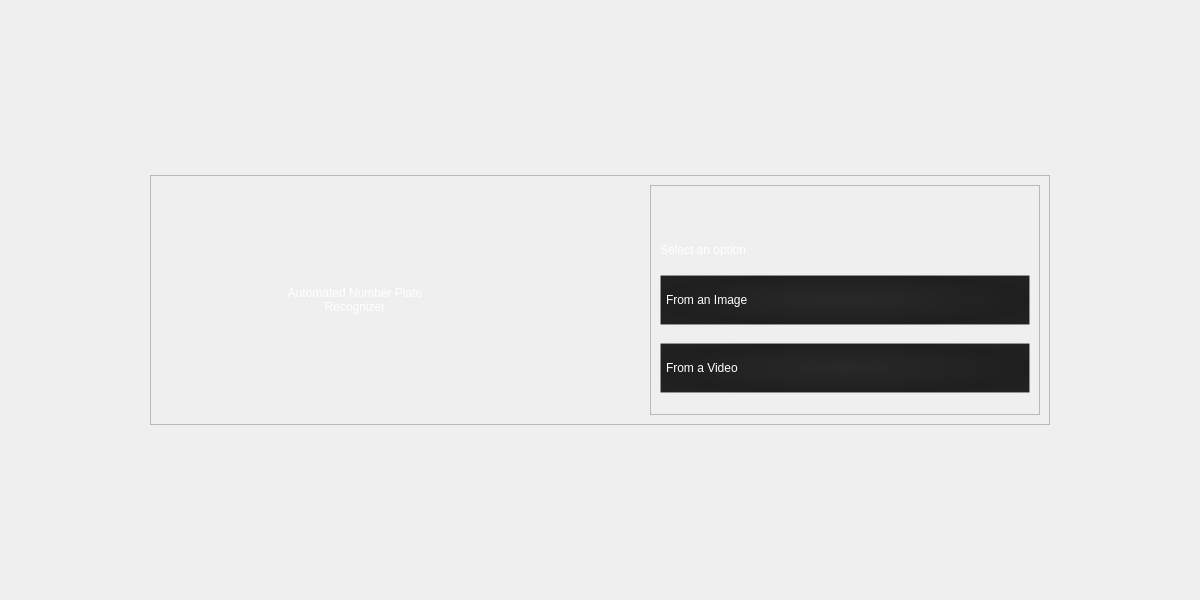
<?xml version="1.0" encoding="UTF-8"?>
<ui version="4.0">
 <class>MainWindow</class>
 <widget class="QMainWindow" name="MainWindow">
  <property name="geometry">
   <rect>
    <x>0</x>
    <y>0</y>
    <width>1200</width>
    <height>600</height>
   </rect>
  </property>
  <property name="minimumSize">
   <size>
    <width>800</width>
    <height>600</height>
   </size>
  </property>
  <property name="windowTitle">
   <string>MainWindow</string>
  </property>
  <property name="tabShape">
   <enum>QTabWidget::Triangular</enum>
  </property>
  <widget class="QWidget" name="centralwidget">
   <property name="minimumSize">
    <size>
     <width>800</width>
     <height>600</height>
    </size>
   </property>
   <property name="styleSheet">
    <string notr="true">QWidget#centralwidget {
	border-image: url(&quot;assets/images/Background.png&quot;) 0 0 0 0 stretch stretch
}</string>
   </property>
   <layout class="QHBoxLayout" name="horizontalLayout">
    <item>
     <widget class="QFrame" name="mainFrame">
      <property name="maximumSize">
       <size>
        <width>900</width>
        <height>250</height>
       </size>
      </property>
      <property name="frameShape">
       <enum>QFrame::StyledPanel</enum>
      </property>
      <property name="frameShadow">
       <enum>QFrame::Raised</enum>
      </property>
      <layout class="QHBoxLayout" name="horizontalLayout_2">
       <property name="spacing">
        <number>100</number>
       </property>
       <item>
        <widget class="QLabel" name="label">
         <property name="styleSheet">
          <string notr="true">color: rgb(255, 255, 255);
background-color: rgba(255, 255, 255, 0);
font: 700 26pt &quot;Segoe UI&quot;;</string>
         </property>
         <property name="text">
          <string>Automated Number Plate
Recognizer</string>
         </property>
         <property name="textFormat">
          <enum>Qt::PlainText</enum>
         </property>
         <property name="alignment">
          <set>Qt::AlignCenter</set>
         </property>
        </widget>
       </item>
       <item>
        <widget class="QFrame" name="optionsFrame">
         <property name="styleSheet">
          <string notr="true">QPushButton {
	background-color: qradialgradient(spread:reflect, cx:0.5, cy:0.5, radius:0.5, fx:0.495, fy:0.494818, stop:0 rgba(41, 41, 41, 255), stop:1 rgba(31, 31, 31, 255));
	border: 1px solid rgba(255, 255, 255, 0.5);
	color: white;
	font: 10pt &quot;Segoe UI&quot;;
	text-align: left;
	padding-left: 5px;
}

QPushButton:hover { 
	border: 1px solid rgba(255, 255, 255, 1); 
}</string>
         </property>
         <property name="frameShape">
          <enum>QFrame::StyledPanel</enum>
         </property>
         <property name="frameShadow">
          <enum>QFrame::Raised</enum>
         </property>
         <layout class="QVBoxLayout" name="verticalLayout">
          <item>
           <widget class="QLabel" name="label_4">
            <property name="sizePolicy">
             <sizepolicy hsizetype="Preferred" vsizetype="Minimum">
              <horstretch>0</horstretch>
              <verstretch>1</verstretch>
             </sizepolicy>
            </property>
            <property name="maximumSize">
             <size>
              <width>16777215</width>
              <height>50</height>
             </size>
            </property>
            <property name="styleSheet">
             <string notr="true">color: rgb(255, 255, 255);
background-color: rgba(255, 255, 255, 0);
font: 600 14pt &quot;Segoe UI&quot;;</string>
            </property>
            <property name="text">
             <string>Select an option</string>
            </property>
            <property name="textFormat">
             <enum>Qt::PlainText</enum>
            </property>
            <property name="alignment">
             <set>Qt::AlignBottom|Qt::AlignLeading|Qt::AlignLeft</set>
            </property>
           </widget>
          </item>
          <item>
           <widget class="QPushButton" name="img_btn">
            <property name="sizePolicy">
             <sizepolicy hsizetype="Minimum" vsizetype="Fixed">
              <horstretch>0</horstretch>
              <verstretch>2</verstretch>
             </sizepolicy>
            </property>
            <property name="minimumSize">
             <size>
              <width>0</width>
              <height>50</height>
             </size>
            </property>
            <property name="cursor">
             <cursorShape>PointingHandCursor</cursorShape>
            </property>
            <property name="styleSheet">
             <string notr="true"/>
            </property>
            <property name="text">
             <string>From an Image</string>
            </property>
            <property name="icon">
             <iconset>
              <normaloff>../images/image icon small.png</normaloff>../images/image icon small.png</iconset>
            </property>
            <property name="iconSize">
             <size>
              <width>30</width>
              <height>30</height>
             </size>
            </property>
           </widget>
          </item>
          <item>
           <widget class="QPushButton" name="vid_btn">
            <property name="sizePolicy">
             <sizepolicy hsizetype="Minimum" vsizetype="Fixed">
              <horstretch>0</horstretch>
              <verstretch>2</verstretch>
             </sizepolicy>
            </property>
            <property name="minimumSize">
             <size>
              <width>0</width>
              <height>50</height>
             </size>
            </property>
            <property name="cursor">
             <cursorShape>PointingHandCursor</cursorShape>
            </property>
            <property name="styleSheet">
             <string notr="true"/>
            </property>
            <property name="text">
             <string>From a Video</string>
            </property>
            <property name="icon">
             <iconset>
              <normaloff>../images/reel icon.png</normaloff>../images/reel icon.png</iconset>
            </property>
            <property name="iconSize">
             <size>
              <width>35</width>
              <height>35</height>
             </size>
            </property>
           </widget>
          </item>
         </layout>
        </widget>
       </item>
      </layout>
     </widget>
    </item>
   </layout>
  </widget>
 </widget>
 <resources/>
 <connections/>
</ui>
